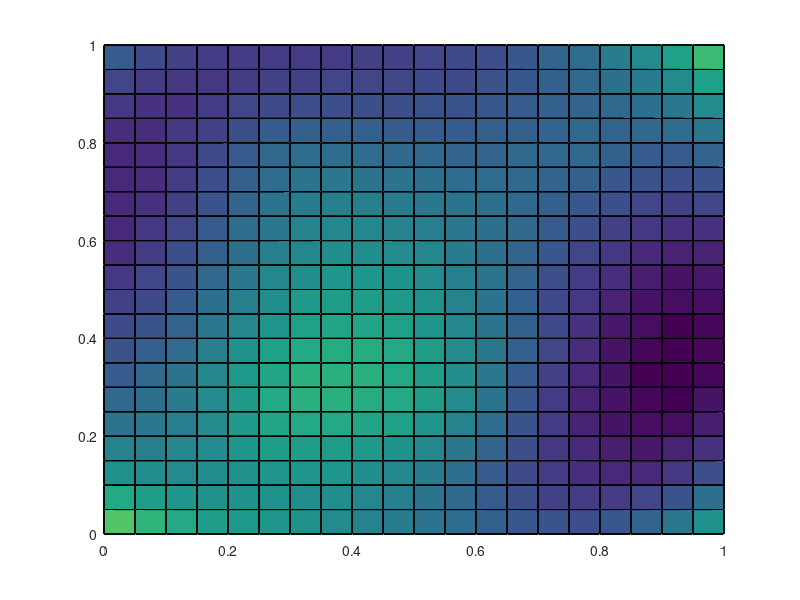

MATLAB code for this plot:
x1 = (0:0.05:1)';
x2 = (0:0.05:1)';

nx1 = length(x1);
nx2 = length(x1);

knot = [0.25 0.25; 0.25 0.5;0.75 0.25;0.75 0.75];
thinPlate = zeros(nx1,nx2,size(knot,1));
hardy = zeros(nx1,nx2,size(knot,1));

for k = 1:size(knot,1)
    for i = 1:nx1
        for j = 1:nx2
            x = [x1(i) x2(j)]';
            u = norm(x-knot(k,:)');
            if u>0
                thinPlate(i,j,k) = log(u)*(u^2);
            end
            hardy(i,j,k) = sqrt(0.1^2 + u^2);
        end
    end
end

[X Y] = meshgrid(x1,x2);


figure
hold on
%subplot(1,2,1)
for k = 1:size(knot,1)
    %subplot(2,2,k)
    surf(X,Y,sum(thinPlate(:,:,:),3))
    %title(['knot = [',num2str(knot(k,1),2),' ',num2str(knot(k,2),2),']'])
end
%subplot(1,2,2)
%surf(X,Y,hardy)
